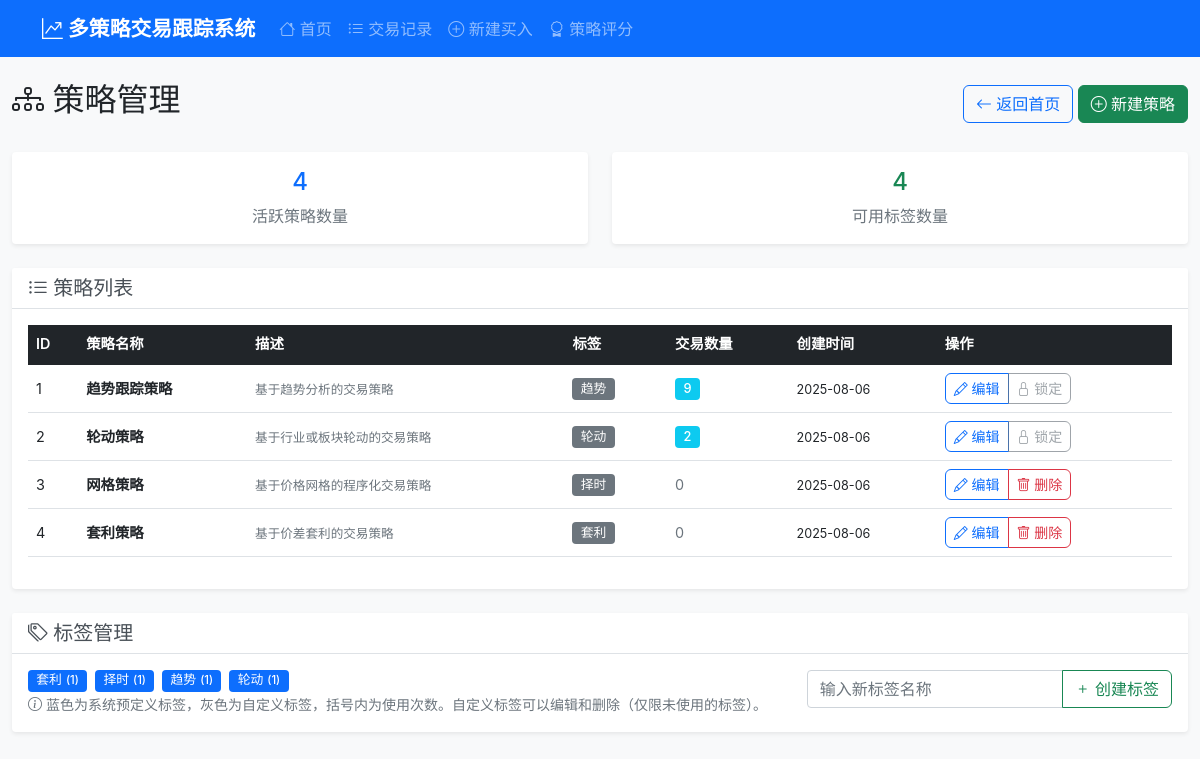
/strategies, run on an earlier commit of the app's database.
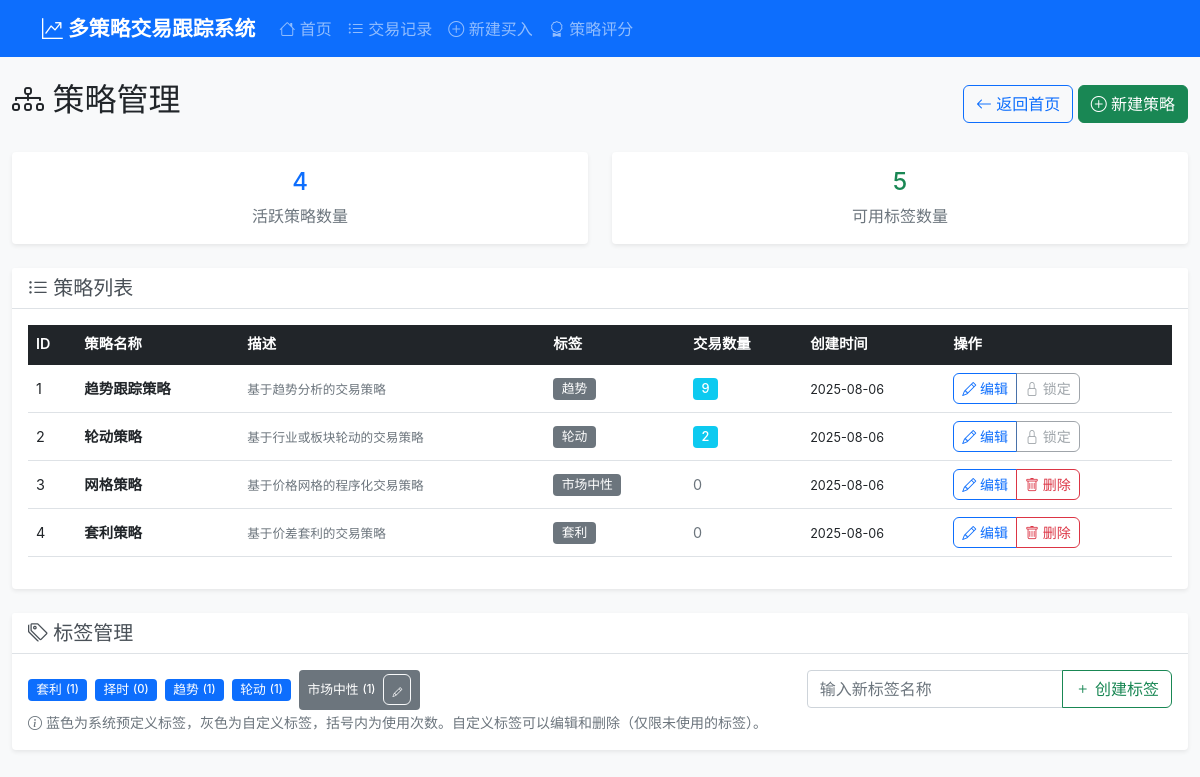
And on a later commit of the database.
### tables this page shows
CREATE TABLE strategies (
                id INTEGER PRIMARY KEY AUTOINCREMENT,
                name TEXT NOT NULL UNIQUE,
                description TEXT,
                is_active BOOLEAN DEFAULT 1,
                created_at TIMESTAMP DEFAULT CURRENT_TIMESTAMP,
                updated_at TIMESTAMP DEFAULT CURRENT_TIMESTAMP
            );

CREATE TABLE strategy_tags (
                id INTEGER PRIMARY KEY AUTOINCREMENT,
                name TEXT NOT NULL UNIQUE,
                is_predefined BOOLEAN DEFAULT 0,
                created_at TIMESTAMP DEFAULT CURRENT_TIMESTAMP
            );

### app.py (the view)
@app.route('/strategies')
def strategies():
    strategies_data = tracker.get_all_strategies()
    tags_data = tracker.get_all_tags()
    return render_template('strategies.html', strategies=strategies_data, tags=tags_data)

### app.py (called while the page is built)
    def get_connection(self):
        conn = sqlite3.connect(self.db_path)
        conn.row_factory = sqlite3.Row
        return conn

    def get_all_tags(self):
        conn = self.get_connection()
        cursor = conn.cursor()
        try:
            cursor.execute('''
                SELECT st.*, COUNT(str.strategy_id) as usage_count
                FROM strategy_tags st
                LEFT JOIN strategy_tag_relations str ON st.id = str.tag_id
                GROUP BY st.id
                ORDER BY st.is_predefined DESC, st.name ASC
            ''')
            return [dict(row) for row in cursor.fetchall()]
        except Exception as e:
            print(f"获取标签列表失败: {str(e)}")
            return []
        finally:
            conn.close()

### templates/strategies.html (shortened to what this page needs)
{% extends "base.html" %}
{% block content %}
<div class="row">
    <div class="col-12">
        <div class="d-flex justify-content-between align-items-center mb-4">
            <h2><i class="bi bi-diagram-3"></i> 策略管理</h2>
            <div>
                <a href="{{ url_for('index') }}" class="btn btn-outline-primary">
                    <i class="bi bi-arrow-left"></i> 返回首页
                </a>
                <a href="{{ url_for('create_strategy') }}" class="btn btn-success">
                    <i class="bi bi-plus-circle"></i> 新建策略
                </a>
            </div>
        </div>
        <div class="row mb-4">
            <div class="col-md-6">
                <div class="card border-primary">
                    <div class="card-body text-center">
                        <h4 class="text-primary">{{ strategies|length }}</h4>
                        <p class="text-muted mb-0">活跃策略数量</p>
                    </div>
                </div>
            </div>
            <div class="col-md-6">
                <div class="card border-success">
                    <div class="card-body text-center">
                        <h4 class="text-success">{{ tags|length }}</h4>
                        <p class="text-muted mb-0">可用标签数量</p>
                    </div>
                </div>
            </div>
        </div>
        {% if strategies %}
        <div class="card">
            <div class="card-header">
                <h5 class="card-title mb-0">
                    <i class="bi bi-list-ul"></i> 策略列表
                </h5>
            </div>
            <div class="card-body">
                <div class="table-responsive">
                    <table class="table table-hover">
                        <thead class="table-dark">
                            <tr>
                                <th>ID</th>
                                <th>策略名称</th>
                                <th>描述</th>
                                <th>标签</th>
                                <th>交易数量</th>
                                <th>创建时间</th>
                                <th>操作</th>
                            </tr>
                        </thead>
                        <tbody>
                            {% for strategy in strategies %}
                            <tr>
                                <td>{{ strategy.id }}</td>
                                <td>
                                    <strong>{{ strategy.name }}</strong>
                                </td>
                                <td>
                                    <small class="text-muted">{{ strategy.description[:50] }}{{ '...' if strategy.description and strategy.description|length > 50 else '' }}</small>
                                </td>
                                <td>
                                    {% for tag in strategy.tags %}
                                        {% if tag %}
                                            <span class="badge bg-secondary me-1">{{ tag }}</span>
                                        {% endif %}
                                    {% endfor %}
                                </td>
                                <td>
                                    {% if strategy.trade_count > 0 %}
                                        <span class="badge bg-info">{{ strategy.trade_count }}</span>
                                    {% else %}
                                        <span class="text-muted">0</span>
                                    {% endif %}
                                </td>
                                <td>
                                    <small>{{ strategy.created_at[:10] }}</small>
                                </td>
                                <td>
                                    <div class="btn-group" role="group">
                                        <a href="{{ url_for('edit_strategy', strategy_id=strategy.id) }}"
                                           class="btn btn-sm btn-outline-primary">
                                            <i class="bi bi-pencil"></i> 编辑
                                        </a>
                                        {% if strategy.trade_count == 0 %}
                                        <button class="btn btn-sm btn-outline-danger delete-strategy-btn"
                                                data-strategy-id="{{ strategy.id }}"
                                                data-strategy-name="{{ strategy.name }}">
                                            <i class="bi bi-trash"></i> 删除
                                        </button>
                                        {% else %}
                                        <button class="btn btn-sm btn-outline-secondary" disabled title="有关联交易，无法删除">
                                            <i class="bi bi-lock"></i> 锁定
                                        </button>
                                        {% endif %}
                                    </div>
                                </td>
                            </tr>
                            {% endfor %}
                        </tbody>
                    </table>
                </div>
            </div>
        </div>
        {% else %}
        <div class="alert alert-info text-center" role="alert">
            <i class="bi bi-info-circle"></i>
            暂无策略，<a href="{{ url_for('create_strategy') }}">点击这里创建第一个策略</a>。
        </div>
        {% endif %}
        <div class="card mt-4">
            <div class="card-header">
                <h5 class="card-title mb-0">
                    <i class="bi bi-tags"></i> 标签管理
                </h5>
            </div>
            <div class="card-body">
                <div class="row">
                    <div class="col-md-8">
                        <div class="d-flex flex-wrap gap-2">
                            {% for tag in tags %}
                            <div class="tag-item d-inline-flex align-items-center">
                                <span class="badge {{ 'bg-primary' if tag.is_predefined else 'bg-secondary' }} d-flex align-items-center"
                                      id="tag-{{ tag.id }}">
                                    <span class="tag-name">{{ tag.name }}</span>
                                    <small class="ms-1">({{ tag.usage_count }})</small>
                                    {% if not tag.is_predefined %}
                                    <div class="ms-2">
                                        <button class="btn btn-sm btn-outline-light edit-tag-btn"
                                                data-tag-id="{{ tag.id }}"
                                                data-tag-name="{{ tag.name }}"
                                                title="编辑标签">
                                            <i class="bi bi-pencil" style="font-size: 0.7em;"></i>
                                        </button>
                                    </div>
                                    {% endif %}
                                </span>
                            </div>
                            {% endfor %}
                        </div>
                        <small class="text-muted">
                            <i class="bi bi-info-circle"></i>
                            蓝色为系统预定义标签，灰色为自定义标签，括号内为使用次数。自定义标签可以编辑和删除（仅限未使用的标签）。
                        </small>
                    </div>
                    <div class="col-md-4">
                        <div class="input-group">
                            <input type="text" class="form-control" id="newTagName" placeholder="输入新标签名称">
                            <button class="btn btn-outline-success" id="createTagBtn">
                                <i class="bi bi-plus"></i> 创建标签
                            </button>
                        </div>
                    </div>
                </div>
            </div>
        </div>
    </div>
</div>
{% endblock %}

### templates/base.html (shortened to what this page needs)
<!DOCTYPE html>
<html lang="zh-CN">
<head>
    <link href="https://cdn.jsdelivr.net/npm/bootstrap@5.1.3/dist/css/bootstrap.min.css" rel="stylesheet">
    <link href="https://cdn.jsdelivr.net/npm/bootstrap-icons@1.8.1/font/bootstrap-icons.css" rel="stylesheet">
    <link href="{{ url_for('static', filename='css/style.css') }}" rel="stylesheet">
</head>
<body>
    <nav class="navbar navbar-expand-lg navbar-dark bg-primary">
        <div class="container">
            <a class="navbar-brand" href="{{ url_for('index') }}">
                <i class="bi bi-graph-up-arrow"></i> 多策略交易跟踪系统
            </a>
            <div class="collapse navbar-collapse" id="navbarNav">
                <ul class="navbar-nav me-auto">
                    <li class="nav-item">
                        <a class="nav-link" href="{{ url_for('index') }}">
                            <i class="bi bi-house"></i> 首页
                        </a>
                    </li>
                    <li class="nav-item">
                        <a class="nav-link" href="{{ url_for('trades') }}">
                            <i class="bi bi-list-ul"></i> 交易记录
                        </a>
                    </li>
                    <li class="nav-item">
                        <a class="nav-link" href="{{ url_for('add_buy') }}">
                            <i class="bi bi-plus-circle"></i> 新建买入
                        </a>
                    </li>
                    <li class="nav-item">
                        <a class="nav-link" href="{{ url_for('strategy_scores') }}">
                            <i class="bi bi-award"></i> 策略评分
                        </a>
                    </li>
                </ul>
            </div>
        </div>
    </nav>
    <div class="container-fluid py-4">
        {% block content %}{% endblock %}
    </div>
</body>
</html>

### static/css/style.css (style rules this page uses)
body { font-family: -apple-system, BlinkMacSystemFont, 'Segoe UI', 'Roboto', 'Oxygen', 'Ubuntu', 'Cantarell', sans-serif; background-color: #f8f9fa; }
.navbar-brand { font-weight: 600; font-size: 1.3rem; }
.card { border: none; box-shadow: 0 0.125rem 0.25rem rgba(0, 0, 0, 0.075); transition: box-shadow 0.15s ease-in-out; }
.table th { border-top: none; font-weight: 600; font-size: 0.9rem; vertical-align: middle; }
.table td { vertical-align: middle; font-size: 0.9rem; }
.badge { font-size: 0.8rem; font-weight: 500; }
.btn { font-weight: 500; border-radius: 0.375rem; transition: all 0.15s ease-in-out; }
.card-header { background-color: #fff; border-bottom: 1px solid #dee2e6; font-weight: 600; }
.card-header .card-title { color: #495057; }

What changed in the data, as far as the page shows it:
computed for strategy_tags "择时": usage_count "1" → "0"
added strategy_tags: name "市场中性", usage_count "1", is_predefined False (drawn)
Also different on the page:
{{ tags|length }}: "4" → "5"
new list line: "市场中性"
list line gone: "择时"
